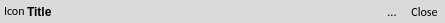
<?xml version="1.0" encoding="UTF-8"?>
<ui version="4.0">
 <class>Form</class>
 <widget class="QWidget" name="Form">
  <property name="geometry">
   <rect>
    <x>0</x>
    <y>0</y>
    <width>445</width>
    <height>22</height>
   </rect>
  </property>
  <property name="palette">
   <palette>
    <active>
     <colorrole role="Window">
      <brush brushstyle="SolidPattern">
       <color alpha="255">
        <red>218</red>
        <green>218</green>
        <blue>218</blue>
       </color>
      </brush>
     </colorrole>
    </active>
    <inactive>
     <colorrole role="Window">
      <brush brushstyle="SolidPattern">
       <color alpha="255">
        <red>218</red>
        <green>218</green>
        <blue>218</blue>
       </color>
      </brush>
     </colorrole>
    </inactive>
    <disabled>
     <colorrole role="Base">
      <brush brushstyle="SolidPattern">
       <color alpha="255">
        <red>218</red>
        <green>218</green>
        <blue>218</blue>
       </color>
      </brush>
     </colorrole>
     <colorrole role="Window">
      <brush brushstyle="SolidPattern">
       <color alpha="255">
        <red>218</red>
        <green>218</green>
        <blue>218</blue>
       </color>
      </brush>
     </colorrole>
    </disabled>
   </palette>
  </property>
  <property name="font">
   <font>
    <family>Calibri</family>
   </font>
  </property>
  <property name="windowTitle">
   <string>Form</string>
  </property>
  <property name="autoFillBackground">
   <bool>true</bool>
  </property>
  <layout class="QHBoxLayout" name="horizontalLayout">
   <property name="spacing">
    <number>0</number>
   </property>
   <property name="leftMargin">
    <number>4</number>
   </property>
   <property name="topMargin">
    <number>0</number>
   </property>
   <property name="rightMargin">
    <number>0</number>
   </property>
   <property name="bottomMargin">
    <number>0</number>
   </property>
   <item>
    <widget class="QLabel" name="labelIcon">
     <property name="sizePolicy">
      <sizepolicy hsizetype="Fixed" vsizetype="Preferred">
       <horstretch>0</horstretch>
       <verstretch>0</verstretch>
      </sizepolicy>
     </property>
     <property name="maximumSize">
      <size>
       <width>16777215</width>
       <height>16</height>
      </size>
     </property>
     <property name="text">
      <string>Icon</string>
     </property>
     <property name="indent">
      <number>0</number>
     </property>
    </widget>
   </item>
   <item>
    <widget class="QLabel" name="labelTitle">
     <property name="font">
      <font>
       <family>Yu Gothic UI</family>
       <bold>true</bold>
      </font>
     </property>
     <property name="styleSheet">
      <string notr="true">line-height: 1</string>
     </property>
     <property name="text">
      <string>Title</string>
     </property>
     <property name="indent">
      <number>2</number>
     </property>
    </widget>
   </item>
   <item>
    <widget class="QToolButton" name="btnMore">
     <property name="text">
      <string>...</string>
     </property>
     <property name="icon">
      <iconset resource="resource.qrc">
       <normaloff>:/action/images/vswin2019/HamburgerMenu_16x.svg</normaloff>:/action/images/vswin2019/HamburgerMenu_16x.svg</iconset>
     </property>
     <property name="popupMode">
      <enum>QToolButton::InstantPopup</enum>
     </property>
     <property name="autoRaise">
      <bool>true</bool>
     </property>
    </widget>
   </item>
   <item>
    <widget class="QToolButton" name="btnClose">
     <property name="text">
      <string>Close</string>
     </property>
     <property name="icon">
      <iconset resource="resource.qrc">
       <normaloff>:/action/images/vswin2019/Close_12x_16x.svg</normaloff>:/action/images/vswin2019/Close_12x_16x.svg</iconset>
     </property>
     <property name="autoRaise">
      <bool>true</bool>
     </property>
    </widget>
   </item>
  </layout>
 </widget>
 <resources>
  <include location="resource.qrc"/>
 </resources>
 <connections/>
</ui>
